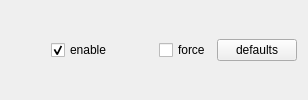
                 <widget class="QWidget" name="widget_5" native="true">
                  <layout class="QGridLayout" name="gridLayout_9">
                   <item row="0" column="3">
                    <widget class="QCheckBox" name="mb_sem_force">
                     <property name="sizePolicy">
                      <sizepolicy hsizetype="Minimum" vsizetype="Fixed">
                       <horstretch>1</horstretch>
                       <verstretch>0</verstretch>
                      </sizepolicy>
                     </property>
                     <property name="toolTip">
                      <string>Force the use of the semaphore even if it already exists. Do not use this option per default! It should only be used if the semaphore of an improperly terminated instance continues to exist as an orphan and is no longer used.</string>
                     </property>
                     <property name="statusTip">
                      <string>Force the use of the semaphore even if it already exists.</string>
                     </property>
                     <property name="text">
                      <string>force</string>
                     </property>
                    </widget>
                   </item>
                   <item row="0" column="1">
                    <widget class="QCheckBox" name="mb_sem_enable">
                     <property name="toolTip">
                      <string>enable semaphore mechanism</string>
                     </property>
                     <property name="statusTip">
                      <string>enable semaphore mechanism to protect the shared memory from simultaneous access.</string>
                     </property>
                     <property name="text">
                      <string>enable</string>
                     </property>
                     <property name="checked">
                      <bool>true</bool>
                     </property>
                    </widget>
                   </item>
                   <item row="0" column="2">
                    <spacer name="horizontalSpacer_5">
                     <property name="orientation">
                      <enum>Qt::Horizontal</enum>
                     </property>
                     <property name="sizeHint" stdset="0">
                      <size>
                       <width>40</width>
                       <height>20</height>
                      </size>
                     </property>
                    </spacer>
                   </item>
                   <item row="0" column="4">
                    <widget class="QPushButton" name="mb_sem_defaults">
                     <property name="toolTip">
                      <string>set default semaphore flags (enabled: true, force: false)</string>
                     </property>
                     <property name="statusTip">
                      <string>set default semaphore flags (enabled: true, force: false)</string>
                     </property>
                     <property name="text">
                      <string>defaults</string>
                     </property>
                    </widget>
                   </item>
                   <item row="0" column="0">
                    <spacer name="horizontalSpacer_12">
                     <property name="orientation">
                      <enum>Qt::Horizontal</enum>
                     </property>
                     <property name="sizeHint" stdset="0">
                      <size>
                       <width>40</width>
                       <height>20</height>
                      </size>
                     </property>
                    </spacer>
                   </item>
                  </layout>
                 </widget>
